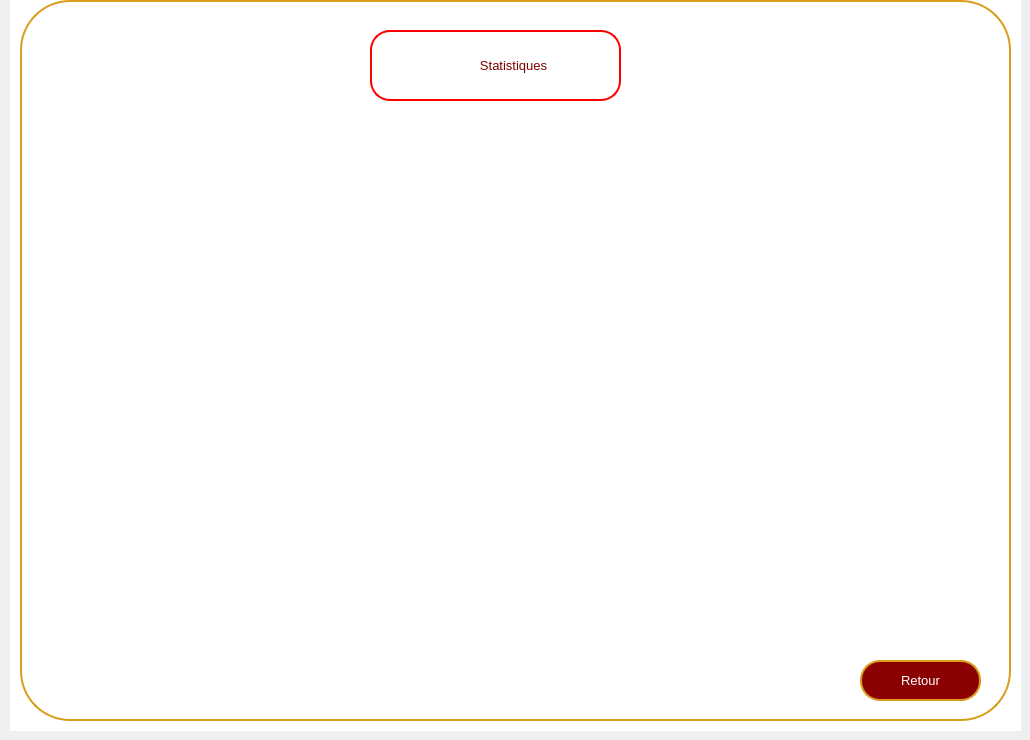
    <widget class="QWidget" name="statscontratspage">
     <widget class="QWidget" name="widget_4" native="true">
      <property name="geometry">
       <rect>
        <x>10</x>
        <y>0</y>
        <width>1011</width>
        <height>731</height>
       </rect>
      </property>
      <property name="font">
       <font>
        <pointsize>10</pointsize>
       </font>
      </property>
      <property name="styleSheet">
       <string notr="true">background-color: rgb(255, 255, 255);</string>
      </property>
      <widget class="QPushButton" name="pushButton_27">
       <property name="geometry">
        <rect>
         <x>10</x>
         <y>0</y>
         <width>991</width>
         <height>721</height>
        </rect>
       </property>
       <property name="styleSheet">
        <string notr="true">QPushButton {
    background-color: white;
    color: darkred;
    border: 2px solid rgb(215, 157, 27);
    border-radius: 50px;
    padding: 10px; 
}
</string>
       </property>
       <property name="text">
        <string/>
       </property>
      </widget>
      <widget class="QPushButton" name="pushButton_28">
       <property name="geometry">
        <rect>
         <x>360</x>
         <y>30</y>
         <width>251</width>
         <height>71</height>
        </rect>
       </property>
       <property name="font">
        <font>
         <family>MS Shell Dlg 2</family>
         <pointsize>10</pointsize>
         <weight>50</weight>
         <italic>false</italic>
         <bold>false</bold>
        </font>
       </property>
       <property name="styleSheet">
        <string notr="true">QPushButton {
    background-color: white;
    color: rgb(125, 0, 0);
    border: 2px solid rgb(255, 0, 0); 
    border-radius: 20px; 
    padding: 10px; 
    transition: background-color 0.3s, color 0.3s; 
}
QPushButton:hover {
    background-color: rgb(215, 157, 27);
    color: white;
    border: 4px solid rgb(215, 157, 27); 
    outline: none; 
}</string>
       </property>
       <property name="text">
        <string>          Statistiques</string>
       </property>
       <property name="icon">
        <iconset>
         <normaloff>../../780575.png</normaloff>../../780575.png</iconset>
       </property>
       <property name="iconSize">
        <size>
         <width>100</width>
         <height>50</height>
        </size>
       </property>
      </widget>
      <widget class="QLabel" name="label_8">
       <property name="enabled">
        <bool>true</bool>
       </property>
       <property name="geometry">
        <rect>
         <x>390</x>
         <y>40</y>
         <width>61</width>
         <height>51</height>
        </rect>
       </property>
       <property name="text">
        <string/>
       </property>
       <property name="pixmap">
        <pixmap resource="src.qrc">:/src/statsfinale.png</pixmap>
       </property>
       <property name="scaledContents">
        <bool>true</bool>
       </property>
      </widget>
      <widget class="QPushButton" name="retourcont1">
       <property name="geometry">
        <rect>
         <x>850</x>
         <y>660</y>
         <width>121</width>
         <height>41</height>
        </rect>
       </property>
       <property name="styleSheet">
        <string notr="true">QPushButton {
    background-color: darkred;
    color: white;
    border: 2px solid rgb(215, 157, 27);
    border-radius: 20px; 
    padding: 10px; 
}

QPushButton:hover {
    background-color: rgb(215, 157, 27); 
}

QLineEdit {
    border: 2px solid darkred;
    border-radius: 15px; 
    padding: 5px; 
    color: white;
}

QLineEdit:focus {
    border: 2px solid darkred;
    border-radius: 15px; 
    padding: 5px; 
    color: white;
}
</string>
       </property>
       <property name="text">
        <string>Retour</string>
       </property>
      </widget>
      <widget class="QCustomPlot" name="stats_widget" native="true">
       <property name="geometry">
        <rect>
         <x>40</x>
         <y>120</y>
         <width>931</width>
         <height>521</height>
        </rect>
       </property>
      </widget>
     </widget>
    </widget>
